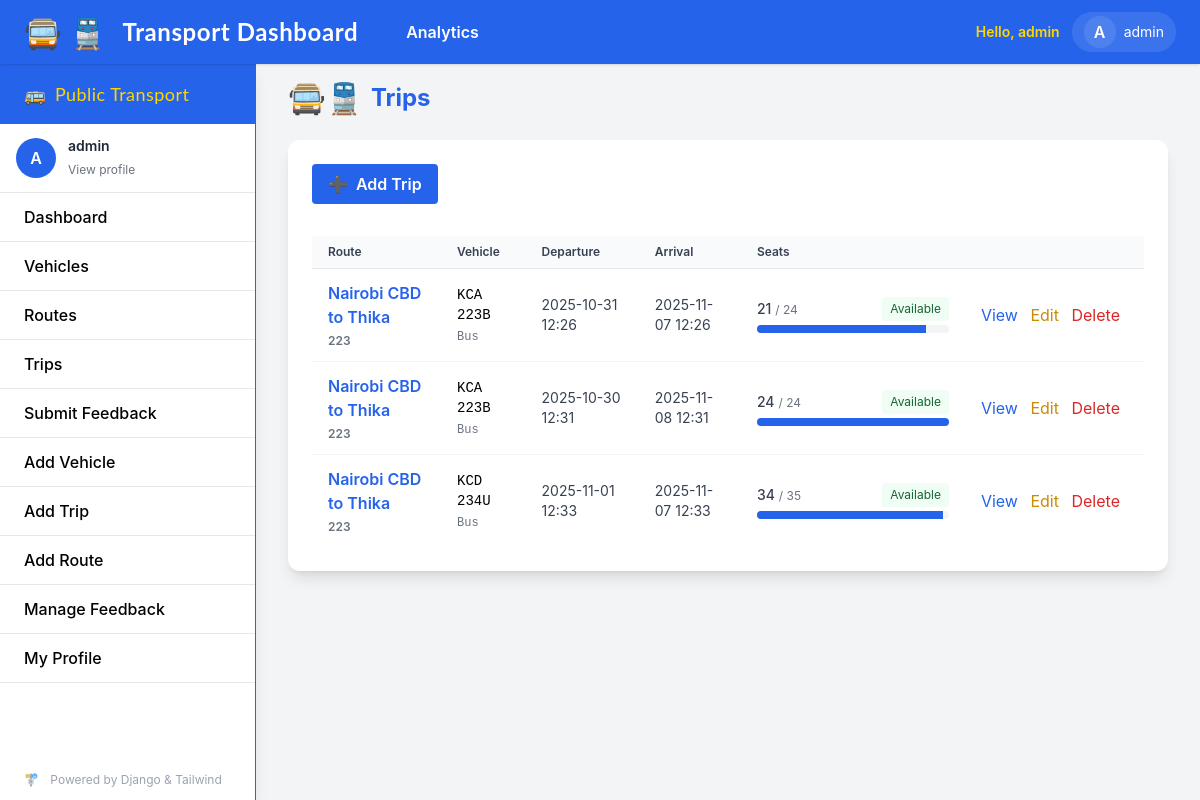
/trips/ (signed in), run on the app's committed database.
### transport/models.py (models this page shows, shortened)
class Trip(models.Model):
    route = models.ForeignKey(Route, on_delete=models.CASCADE)
    vehicle = models.ForeignKey(Vehicle, on_delete=models.SET_NULL, null=True)
    scheduled_departure = models.DateTimeField()
    scheduled_arrival = models.DateTimeField()
    actual_departure = models.DateTimeField(null=True, blank=True)
    actual_arrival = models.DateTimeField(null=True, blank=True)
    timetable = models.ForeignKey(Timetable, on_delete=models.SET_NULL, null=True, blank=True)
    available_seats = models.PositiveIntegerField(default=0)

class Route(models.Model):
    name = models.CharField(max_length=100)
    code = models.CharField(max_length=20, unique=True)
    description = models.TextField(blank=True)
    active = models.BooleanField(default=True)

class Vehicle(models.Model):
    VEHICLE_TYPE_CHOICES = (
        ('bus', 'Bus'),
        ('train', 'Train'),
    )
    code = models.CharField(max_length=20, unique=True)
    vehicle_type = models.CharField(max_length=10, choices=VEHICLE_TYPE_CHOICES)
    capacity = models.PositiveIntegerField()
    active = models.BooleanField(default=True)
    assigned_routes = models.ManyToManyField(Route, related_name='vehicles', blank=True)

### transport/views.py (the view)
# urls.py: path('trips/', TripListView.as_view(), name='trip-list'),                     # all users
class TripListView(LoginRequiredMixin, ListView):
    model = Trip
    template_name = 'dashboard/trip_list.html'
    context_object_name = 'trips'

### transport/templates/dashboard/trip_list.html (shortened to what this page needs)
{% extends "base.html" %}
{% block content %}
<div class="flex items-center gap-2 mb-6">
    <span class="text-3xl">🚍🚆</span>
    <h2 class="text-2xl font-bold text-transport-blue">Trips</h2>
</div>
<div class="bg-white rounded-xl shadow-lg p-6">
    {% if user.is_authenticated and user.is_staff %}
    <a href="{% url 'dashboard:trip-add' %}" class="mb-4 inline-block bg-transport-blue text-white px-4 py-2 rounded hover:bg-blue-700 transition font-semibold">
        <span class="mr-2">➕</span>Add Trip
    </a>
    {% endif %}
    <div class="overflow-x-auto mt-4">
        <table class="min-w-full divide-y divide-gray-200">
            <thead class="bg-gray-50">
                <tr>
                    <th class="px-4 py-2 text-left text-xs font-semibold text-gray-700">Route</th>
                    <th class="px-4 py-2 text-left text-xs font-semibold text-gray-700">Vehicle</th>
                    <th class="px-4 py-2 text-left text-xs font-semibold text-gray-700">Departure</th>
                    <th class="px-4 py-2 text-left text-xs font-semibold text-gray-700">Arrival</th>
                    <th class="px-4 py-2 text-left text-xs font-semibold text-gray-700">Seats</th>
                    <th class="px-4 py-2"></th>
                </tr>
            </thead>
            <tbody class="bg-white divide-y divide-gray-100">
                {% for trip in trips %}
                <tr class="hover:bg-gray-50">
                    <td class="px-4 py-3 font-semibold text-transport-blue">
                        {{ trip.route.name }}
                        <div class="text-xs text-gray-500 mt-1">{{ trip.route.code }}</div>
                    </td>
                    <td class="px-4 py-3 font-mono text-sm">
                        {% if trip.vehicle %}
                            {{ trip.vehicle.code }}
                            <div class="text-xs text-gray-500 mt-1">{{ trip.vehicle.get_vehicle_type_display }}</div>
                        {% else %}
                            <span class="text-gray-400">Unassigned</span>
                        {% endif %}
                    </td>
                    <td class="px-4 py-3 text-sm text-gray-700">
                        {{ trip.scheduled_departure|date:"Y-m-d H:i" }}
                    </td>
                    <td class="px-4 py-3 text-sm text-gray-700">
                        {{ trip.scheduled_arrival|date:"Y-m-d H:i" }}
                    </td>
                    <td class="px-4 py-3 w-56">
                        {% if trip.vehicle %}
                            <div class="flex items-center justify-between mb-1">
                                <div class="text-sm text-gray-700">
                                    <span class="font-medium">{{ trip.available_seats }}</span>
                                    <span class="text-xs text-gray-500"> / {{ trip.vehicle.capacity }}</span>
                                </div>
                                {% if trip.available_seats == 0 %}
                                    <span class="inline-block bg-red-100 text-red-700 text-xs px-2 py-1 rounded">Sold out</span>
                                {% elif trip.available_seats <= 5 %}
                                    <span class="inline-block bg-yellow-100 text-yellow-800 text-xs px-2 py-1 rounded">Few left</span>
                                {% else %}
                                    <span class="inline-block bg-green-50 text-green-800 text-xs px-2 py-1 rounded">Available</span>
                                {% endif %}
                            </div>
                            {% if trip.vehicle.capacity and trip.vehicle.capacity > 0 %}
                                <div class="w-full bg-gray-100 rounded h-2 overflow-hidden">
                                    <div
                                        class="h-2 bg-transport-blue"
                                        style="width: {% widthratio trip.available_seats trip.vehicle.capacity 100 %}%;"
                                        role="progressbar"
                                        aria-valuemin="0"
                                        aria-valuemax="{{ trip.vehicle.capacity }}"
                                        aria-valuenow="{{ trip.available_seats }}">
                                    </div>
                                </div>
                            {% else %}
                                <div class="text-xs text-gray-500">Capacity not set</div>
                            {% endif %}
                        {% else %}
                            <div class="text-xs text-gray-500">Vehicle not assigned</div>
                        {% endif %}
                    </td>
                    <td class="px-4 py-3 whitespace-nowrap">
                        <a href="{% url 'dashboard:trip-detail' trip.pk %}" class="text-blue-600 hover:underline mr-2">View</a>
                        {% if user.is_authenticated and user.is_staff %}
                            <a href="{% url 'dashboard:trip-edit' trip.pk %}" class="text-yellow-600 hover:underline mr-2">Edit</a>
                            <a href="{% url 'dashboard:trip-delete' trip.pk %}" class="text-red-600 hover:underline mr-2">Delete</a>
                        {% endif %}
                    </td>
                </tr>
                {% empty %}
                <tr>
                    <td colspan="6" class="px-4 py-4 text-center text-gray-500">No trips found.</td>
                </tr>
                {% endfor %}
            </tbody>
        </table>
    </div>
</div>
{% endblock %}

### transport/templates/base.html (shortened to what this page needs)
<!DOCTYPE html>
<html lang="en">
<head>
    <script src="https://cdn.tailwindcss.com"></script>
</head>
<body class="bg-transport-gray min-h-screen font-sans">
    <nav class="fixed top-0 left-0 right-0 z-30 bg-transport-blue text-white h-16 flex items-center px-6 shadow">
        <div class="flex-1 flex items-center">
            <span class="mr-4 text-3xl font-display">
                🚍 🚆
            </span>
            <a class="font-bold text-2xl tracking-wide font-display mr-8 hover:text-transport-yellow transition" href="{% url 'dashboard:dashboard' %}">
                Transport Dashboard
            </a>
            {% if user.is_authenticated and user.is_staff %}
                <a href="{% url 'dashboard:analytics' %}" class="ml-4 hover:text-transport-yellow font-semibold transition">Analytics</a>
            {% endif %}
        </div>
        <div class="flex items-center space-x-4">
            {% if user.is_authenticated %}
                <div class="hidden sm:flex items-center space-x-3">
                    <div class="text-sm text-transport-yellow font-semibold">Hello, {{ user.get_full_name|default:user.username }}</div>
                    <div class="relative" x-data>
                        <button id="profile-menu-button" aria-haspopup="true" aria-expanded="false" class="flex items-center gap-2 bg-white/10 hover:bg-white/20 px-3 py-1 rounded-full focus:outline-none">
                            <span class="w-8 h-8 rounded-full bg-white/10 flex items-center justify-center font-semibold text-white">
                                {{ user.username|slice:":1"|upper }}
                            </span>
                            <span class="text-sm hidden md:inline">{{ user.username }}</span>
                        </button>
                    </div>
                </div>
            {% else %}
                <div>
                    <a href="{% url 'login' %}" class="hover:text-transport-yellow font-semibold transition">Login</a>
                </div>
            {% endif %}
        </div>
    </nav>
    <aside class="fixed top-16 left-0 h-[calc(100vh-4rem)] w-64 bg-white shadow-lg flex flex-col z-20 border-r border-transport-blue">
        <div class="flex items-center px-6 py-4 bg-transport-blue text-transport-yellow font-display text-lg tracking-wide">
            <span class="mr-2">🚌</span> Public Transport
        </div>
        {% if user.is_authenticated %}
        <div class="px-4 py-3 border-b">
            <div class="flex items-center gap-3">
                <div class="w-10 h-10 rounded-full bg-transport-blue text-white flex items-center justify-center font-semibold">
                    {{ user.username|slice:":1"|upper }}
                </div>
                <div>
                    <div class="text-sm font-semibold text-gray-800">{{ user.get_full_name|default:user.username }}</div>
                    <a href="{% url 'profile' %}" class="text-xs text-gray-500 hover:underline">View profile</a>
                </div>
            </div>
        </div>
        {% endif %}
        <a href="{% url 'dashboard:dashboard' %}" class="py-3 px-6 hover:bg-transport-blue hover:text-white border-b font-medium transition">Dashboard</a>
        <a href="{% url 'dashboard:vehicle-list' %}" class="py-3 px-6 hover:bg-transport-blue hover:text-white border-b font-medium transition">Vehicles</a>
        <a href="{% url 'dashboard:route-list' %}" class="py-3 px-6 hover:bg-transport-blue hover:text-white border-b font-medium transition">Routes</a>
        <a href="{% url 'dashboard:trip-list' %}" class="py-3 px-6 hover:bg-transport-blue hover:text-white border-b font-medium transition">Trips</a>
        <a href="{% url 'dashboard:feedback-create' %}" class="py-3 px-6 hover:bg-transport-blue hover:text-white border-b font-medium transition">Submit Feedback</a>
        {% if user.is_authenticated and user.is_staff %}
            <a href="{% url 'dashboard:vehicle-add' %}" class="py-3 px-6 hover:bg-transport-blue hover:text-white border-b font-medium transition">Add Vehicle</a>
            <a href="{% url 'dashboard:trip-add' %}" class="py-3 px-6 hover:bg-transport-blue hover:text-white border-b font-medium transition">Add Trip</a>
            <a href="{% url 'dashboard:route-add' %}" class="py-3 px-6 hover:bg-transport-blue hover:text-white border-b font-medium transition">Add Route</a>
            <a href="{% url 'dashboard:feedback-list' %}" class="py-3 px-6 hover:bg-transport-blue hover:text-white border-b font-medium transition">Manage Feedback</a>
            <a href="{% url 'profile' %}" class="py-3 px-6 hover:bg-transport-blue hover:text-white border-b font-medium transition">My Profile</a>
        {% endif %}
        <div class="mt-auto px-6 py-3 text-xs text-gray-400">
            <span class="mr-2">🚏</span> Powered by Django & Tailwind
        </div>
    </aside>
    <main class="ml-64 pt-20 px-8 pb-10 transition-all bg-transport-gray min-h-[calc(100vh-4rem)]">
        <div class="max-w-6xl mx-auto">
            {% block content %}
            {% endblock %}
        </div>
    </main>
</body>
</html>

### data on the page
Trip: route.name "Nairobi CBD to Thika", route.code "223", vehicle.code "KCA 223B", vehicle.vehicle_type "Bus", scheduled_departure "2025-10-31 12:26", scheduled_arrival "2025-11-07 12:26", available_seats "21", vehicle.capacity "24", shows "Available"
Trip: route.name "Nairobi CBD to Thika", route.code "223", vehicle.code "KCA 223B", vehicle.vehicle_type "Bus", scheduled_departure "2025-10-30 12:31", scheduled_arrival "2025-11-08 12:31", available_seats "24", vehicle.capacity "24", shows "Available"
Trip: route.name "Nairobi CBD to Thika", route.code "223", vehicle.code "KCD 234U", vehicle.vehicle_type "Bus", scheduled_departure "2025-11-01 12:33", scheduled_arrival "2025-11-07 12:33", available_seats "34", vehicle.capacity "35", shows "Available"

### other printed values
{{ user.get_full_name|default:user.username }} "admin"
{{ user.username|slice:":1"|upper }} "A"
{{ user.username }} "admin"
